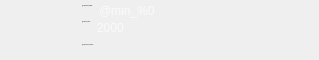
       <widget class="QWidget" name="info_leftcenter" native="true">
        <property name="minimumSize">
         <size>
          <width>319</width>
          <height>60</height>
         </size>
        </property>
        <property name="maximumSize">
         <size>
          <width>482</width>
          <height>60</height>
         </size>
        </property>
        <layout class="QHBoxLayout" name="horizontalLayout_11" stretch="0,1">
         <property name="spacing">
          <number>20</number>
         </property>
         <property name="leftMargin">
          <number>30</number>
         </property>
         <property name="topMargin">
          <number>0</number>
         </property>
         <property name="rightMargin">
          <number>0</number>
         </property>
         <property name="bottomMargin">
          <number>0</number>
         </property>
         <item alignment="Qt::AlignLeft">
          <widget class="QLabel" name="icon_leftcenter">
           <property name="minimumSize">
            <size>
             <width>32</width>
             <height>32</height>
            </size>
           </property>
           <property name="maximumSize">
            <size>
             <width>32</width>
             <height>32</height>
            </size>
           </property>
           <property name="pixmap">
            <pixmap resource="../../resources.qrc">:/textures/Common/Tournament/icon_info_area_info.png</pixmap>
           </property>
          </widget>
         </item>
         <item>
          <widget class="EntityWidget" name="texts_leftcenter" native="true">
           <layout class="QVBoxLayout" name="verticalLayout_5" stretch="0,0,0,1">
            <property name="spacing">
             <number>0</number>
            </property>
            <property name="leftMargin">
             <number>0</number>
            </property>
            <property name="topMargin">
             <number>4</number>
            </property>
            <property name="rightMargin">
             <number>10</number>
            </property>
            <property name="bottomMargin">
             <number>0</number>
            </property>
            <item alignment="Qt::AlignLeft|Qt::AlignTop">
             <widget class="QWidget" name="blinds_growing" native="true">
              <property name="minimumSize">
               <size>
                <width>0</width>
                <height>16</height>
               </size>
              </property>
              <property name="maximumSize">
               <size>
                <width>16777215</width>
                <height>16</height>
               </size>
              </property>
              <layout class="QHBoxLayout" name="horizontalLayout_10" stretch="0,1">
               <property name="spacing">
                <number>5</number>
               </property>
               <property name="leftMargin">
                <number>0</number>
               </property>
               <property name="topMargin">
                <number>0</number>
               </property>
               <property name="rightMargin">
                <number>0</number>
               </property>
               <property name="bottomMargin">
                <number>0</number>
               </property>
               <item alignment="Qt::AlignLeft|Qt::AlignTop">
                <widget class="QLabel" name="msg_blinds_growing">
                 <property name="font">
                  <font>
                   <family>Open Sans</family>
                   <pointsize>-1</pointsize>
                   <weight>50</weight>
                   <italic>false</italic>
                   <bold>false</bold>
                  </font>
                 </property>
                 <property name="text">
                  <string>@msg_blinds_growing:</string>
                 </property>
                </widget>
               </item>
               <item alignment="Qt::AlignLeft|Qt::AlignTop">
                <widget class="QLabel" name="value_blinds_growing">
                 <property name="styleSheet">
                  <string notr="true">QLabel {
    font:13px &quot;Open Sans&quot;;
    color: #fafafa;
}</string>
                 </property>
                 <property name="text">
                  <string notr="true">@min_%0</string>
                 </property>
                </widget>
               </item>
              </layout>
             </widget>
            </item>
            <item alignment="Qt::AlignLeft|Qt::AlignTop">
             <widget class="QWidget" name="start_stack" native="true">
              <property name="minimumSize">
               <size>
                <width>0</width>
                <height>16</height>
               </size>
              </property>
              <property name="maximumSize">
               <size>
                <width>16777215</width>
                <height>16</height>
               </size>
              </property>
              <layout class="QHBoxLayout" name="horizontalLayout" stretch="0,1">
               <property name="spacing">
                <number>5</number>
               </property>
               <property name="leftMargin">
                <number>0</number>
               </property>
               <property name="topMargin">
                <number>0</number>
               </property>
               <property name="rightMargin">
                <number>0</number>
               </property>
               <property name="bottomMargin">
                <number>0</number>
               </property>
               <item alignment="Qt::AlignLeft|Qt::AlignTop">
                <widget class="QLabel" name="msg_start_stack">
                 <property name="font">
                  <font>
                   <family>Open Sans</family>
                   <pointsize>-1</pointsize>
                   <weight>50</weight>
                   <italic>false</italic>
                   <bold>false</bold>
                  </font>
                 </property>
                 <property name="text">
                  <string>@msg_start_stack:</string>
                 </property>
                </widget>
               </item>
               <item alignment="Qt::AlignLeft|Qt::AlignTop">
                <widget class="QLabel" name="value_start_stack">
                 <property name="minimumSize">
                  <size>
                   <width>50</width>
                   <height>16</height>
                  </size>
                 </property>
                 <property name="maximumSize">
                  <size>
                   <width>200</width>
                   <height>16</height>
                  </size>
                 </property>
                 <property name="styleSheet">
                  <string notr="true">QLabel {
    font: 12px &quot;Opan Sans&quot;;
    color: #fafafa;
}</string>
                 </property>
                 <property name="text">
                  <string notr="true">&lt;html&gt;&lt;head/&gt;&lt;body&gt;&lt;img src=&quot;:/textures/chip.png&quot;/&gt;&lt;span style=&quot; font-size:12px;&quot;&gt; 2000 &lt;/span&gt;&lt;/body&gt;&lt;/html&gt;</string>
                 </property>
                </widget>
               </item>
              </layout>
             </widget>
            </item>
            <item alignment="Qt::AlignLeft|Qt::AlignTop">
             <widget class="QWidget" name="knockout_reward" native="true">
              <property name="minimumSize">
               <size>
                <width>0</width>
                <height>16</height>
               </size>
              </property>
              <property name="maximumSize">
               <size>
                <width>16777215</width>
                <height>16</height>
               </size>
              </property>
              <layout class="QHBoxLayout" name="horizontalLayout_9" stretch="0,1">
               <property name="spacing">
                <number>5</number>
               </property>
               <property name="leftMargin">
                <number>0</number>
               </property>
               <property name="topMargin">
                <number>0</number>
               </property>
               <property name="rightMargin">
                <number>0</number>
               </property>
               <property name="bottomMargin">
                <number>0</number>
               </property>
               <item>
                <widget class="QLabel" name="msg_knockout_reward">
                 <property name="font">
                  <font>
                   <family>Open Sans</family>
                   <pointsize>-1</pointsize>
                   <weight>50</weight>
                   <italic>false</italic>
                   <bold>false</bold>
                  </font>
                 </property>
                 <property name="text">
                  <string>@msg_knockout_reward:</string>
                 </property>
                </widget>
               </item>
               <item>
                <widget class="QLabel" name="value_knockout_reward">
                 <property name="font">
                  <font>
                   <family>Open Sans</family>
                   <pointsize>-1</pointsize>
                   <weight>50</weight>
                   <italic>false</italic>
                   <bold>false</bold>
                  </font>
                 </property>
                 <property name="styleSheet">
                  <string notr="true">QLabel {
    font:13px &quot;Open Sans&quot;;
    color: #fafafa;
}</string>
                 </property>
                 <property name="text">
                  <string notr="true">$000</string>
                 </property>
                 <property name="wordWrap">
                  <bool>true</bool>
                 </property>
                </widget>
               </item>
              </layout>
             </widget>
            </item>
            <item>
             <spacer name="verticalSpacer_2">
              <property name="orientation">
               <enum>Qt::Vertical</enum>
              </property>
              <property name="sizeHint" stdset="0">
               <size>
                <width>20</width>
                <height>40</height>
               </size>
              </property>
             </spacer>
            </item>
           </layout>
          </widget>
         </item>
        </layout>
       </widget>
